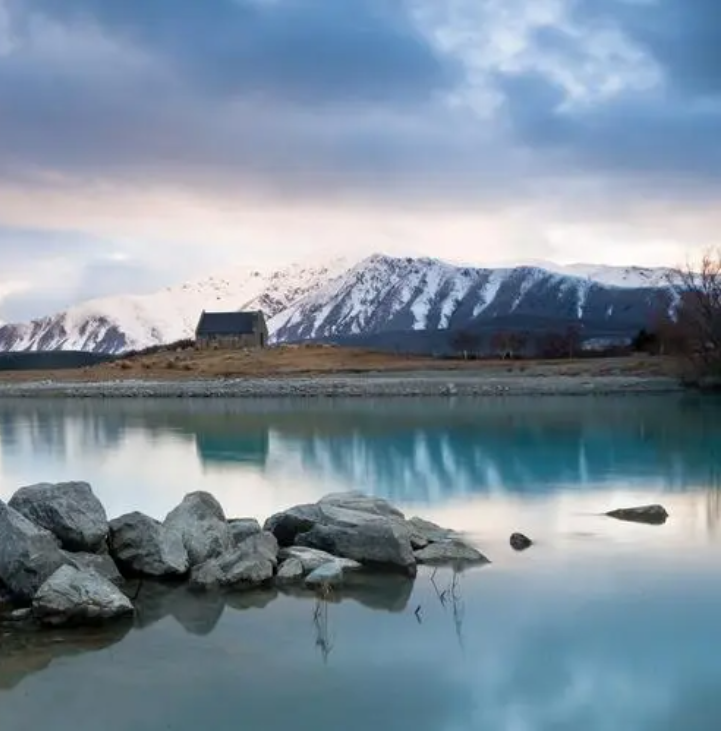
#> input picture 计算机视觉-练习1/image/imagB.png, 722 x 731 px
$ jupyter execute work.ipynb
#> lines starting #> are read from the running program, lines starting #| are printed output that depends on the picture
[cell 1]
import os

from matplotlib import pylab as plt
import cv2
import numpy as np
import sys
# 导包
print("导包结束！")

[cell 2]
# 读取输入图片
print(os.getcwd())
ima = cv2.imread(r"./image/imagB.png")
#> ima is the input picture: shape (731, 722, 3); mean B, G, R 157.3, 142.9, 126.3
imb = cv2.imread(r"./image/imagA.png")
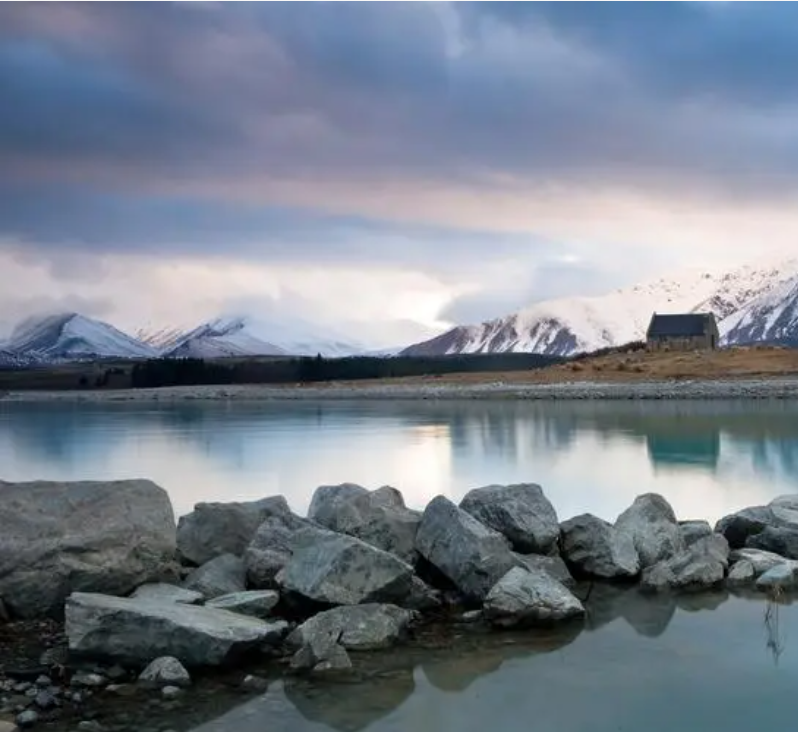
#> input picture 计算机视觉-练习1/image/imagA.png, 798 x 732 px
#> imb is the input picture: shape (732, 798, 3); mean B, G, R 140.2, 128, 118.7
A = ima.copy()
B = imb.copy()
imageA = cv2.resize(A, (0, 0), fx=0.2, fy=0.2)
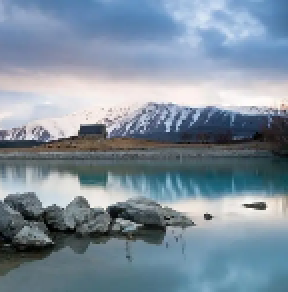
#> imageA: shape (146, 144, 3) (shown 2 times larger); mean B, G, R 157.2, 142.8, 126.2
imageB = cv2.resize(B, (0, 0), fx=0.2, fy=0.2)
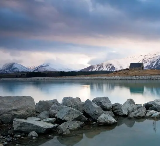
#> imageB: shape (146, 160, 3); mean B, G, R 140.2, 127.9, 118.6
plt.subplot(1, 2, 1)
plt.imshow(ima[:,:,::-1])
plt.subplot(1, 2, 2)
plt.imshow(imb[:,:,::-1])
plt.show()
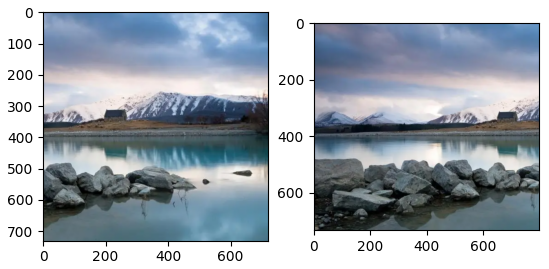
#> figure drawn by matplotlib, 2 panels

[cell 3]
# 检测A、B图片的SIFT关键特征点，并计算特征描述子
def detectAndDescribe(image):
    # 建立SIFT生成器
    sift = cv2.SIFT_create()
    # 检测SIFT特征点，并计算描述子
    (kps, features) = sift.detectAndCompute(image, None)
#> kps = 129 keypoints; strongest (x, y, size): (104, 108, 2.4), (130, 103, 2.9), (57, 106, 4.6), (29, 95, 13)
    # 将结果转换成NumPy数组
    kps = np.float32([kp.pt for kp in kps])
#> kps = 129 pairs, first value 3.99 to 136.9, second value 7.68 to 125.3
    # 返回特征点集，及对应的描述特征
    return (kps, features)

[cell 4]
# 检测A、B图片的SIFT关键特征点，并计算特征描述子
kpsA, featuresA = detectAndDescribe(imageA)
#> kpsA has the same summary as kps in detectAndDescribe
kpsB, featuresB = detectAndDescribe(imageB)
#> in detectAndDescribe (call 2), `(kps, features) = sift.detectAndCompute(image, None)`: kps = 137 keypoints; strongest (x, y, size): (148, 106, 4.9), (131, 64, 2.2), (120, 96, 13), (140, 99, 8.2)
#> kpsB = 137 pairs, first value 2.46 to 156, second value 57.85 to 141.6
# 建立暴力匹配器
bf = cv2.BFMatcher()
# 使用KNN检测来自A、B图的SIFT特征匹配对，K=2
matches = bf.knnMatch(featuresA, featuresB, 2)
#> matches = 129 matches

[cell 5]
good = []
for m in matches:
    # 当最近距离跟次近距离的比值小于ratio值时，保留此匹配对
    if len(m) == 2 and m[0].distance < m[1].distance * 0.75:
        # 存储两个点在featuresA, featuresB中的索引值
        good.append((m[0].trainIdx, m[0].queryIdx))
#> this loop made 129 passes
#> after the loop, good = 33 pairs, first value 7 to 134, second value 7 to 91

[cell 6]
# 当筛选后的匹配对大于4时，计算视角变换矩阵
if len(good) > 4:
    # 获取匹配对的点坐标
    ptsA = np.float32([kpsA[i] for (_, i) in good])
#> ptsA = 33 pairs, first value 5.78 to 88.27, second value 58.5 to 125
    ptsB = np.float32([kpsB[i] for (i, _) in good])
#> ptsB = 33 pairs, first value 15.43 to 152.9, second value 64.92 to 125.5
    # 计算视角变换矩阵
    H, status = cv2.findHomography(ptsA, ptsB, cv2.RANSAC, 4.0)
#> H = [[1.03, 0.00111, 90.71], [0.00764, 1.02, -0.6], [5.63e-05, 0.000102, 1]]; status = 33 values, max 1 at index 0, min 0 at index 32, mean 0.97

# 匹配两张图片的所有特征点，返回匹配结果
M = (matches, H, status)
# 如果返回结果为空，没有匹配成功的特征点，退出程序
if M is None:
    print("无匹配结果")
    sys.exit()

[cell 7]
# 否则，提取匹配结果
# H是3x3视角变换矩阵
(matches, H, status) = M
# 将图片A进行视角变换，result是变换后图片
result = cv2.warpPerspective(imageA, H, (imageA.shape[1] + imageB.shape[1], imageA.shape[0]))
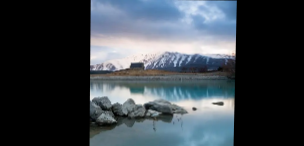
#> result: shape (146, 304, 3); mean B, G, R 75.1, 68.2, 60.3
# 将图片B传入result图片最左端
result[0:imageB.shape[0], 0:imageB.shape[1]] = imageB
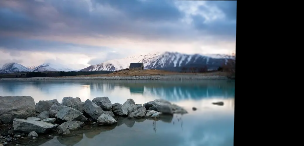
#> result: shape (146, 304, 3); mean B, G, R 114.2, 103.3, 92.9
#('res', result)
# 去除平移后的 黑图
area = np.where(result > 0)
result = result[min(area[0]):max(area[0]), min(area[1]):max(area[1]), :]
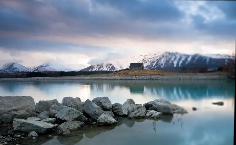
#> result: shape (145, 236, 3); mean B, G, R 147.3, 133.2, 120
result = result[:, :, ::-1]
plt.imshow(result)
plt.show()
print(result.shape)
#| (145, 236, 3)
